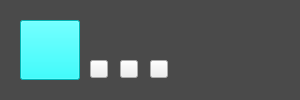
<?xml version="1.0" encoding="UTF-8"?>
<ui version="4.0">
 <class>project_new_pictureClass</class>
 <widget class="QWidget" name="project_new_pictureClass">
  <property name="geometry">
   <rect>
    <x>0</x>
    <y>0</y>
    <width>300</width>
    <height>100</height>
   </rect>
  </property>
  <property name="windowTitle">
   <string>project_new_picture</string>
  </property>
  <widget class="QLabel" name="label">
   <property name="geometry">
    <rect>
     <x>0</x>
     <y>0</y>
     <width>300</width>
     <height>111</height>
    </rect>
   </property>
   <property name="styleSheet">
    <string notr="true">background-color: rgb(74, 74, 74);</string>
   </property>
   <property name="text">
    <string/>
   </property>
  </widget>
  <widget class="QLineEdit" name="lineEdit_name">
   <property name="geometry">
    <rect>
     <x>90</x>
     <y>20</y>
     <width>181</width>
     <height>25</height>
    </rect>
   </property>
   <property name="styleSheet">
    <string notr="true">background-color: rgb(74, 74, 74);
border:0px;
color: rgb(255, 255, 255);</string>
   </property>
   <property name="readOnly">
    <bool>true</bool>
   </property>
  </widget>
  <widget class="QPushButton" name="pushButton_edit">
   <property name="geometry">
    <rect>
     <x>90</x>
     <y>60</y>
     <width>18</width>
     <height>18</height>
    </rect>
   </property>
   <property name="text">
    <string/>
   </property>
  </widget>
  <widget class="QPushButton" name="pushButton_resee">
   <property name="geometry">
    <rect>
     <x>120</x>
     <y>60</y>
     <width>18</width>
     <height>18</height>
    </rect>
   </property>
   <property name="text">
    <string/>
   </property>
  </widget>
  <widget class="QPushButton" name="pushButton_del">
   <property name="geometry">
    <rect>
     <x>150</x>
     <y>60</y>
     <width>18</width>
     <height>18</height>
    </rect>
   </property>
   <property name="text">
    <string/>
   </property>
  </widget>
  <widget class="QPushButton" name="pushButton_pic">
   <property name="geometry">
    <rect>
     <x>20</x>
     <y>20</y>
     <width>60</width>
     <height>60</height>
    </rect>
   </property>
   <property name="styleSheet">
    <string notr="true">background-color: rgb(0, 255, 255);</string>
   </property>
   <property name="text">
    <string/>
   </property>
  </widget>
 </widget>
 <layoutdefault spacing="6" margin="11"/>
 <resources/>
 <connections/>
</ui>
